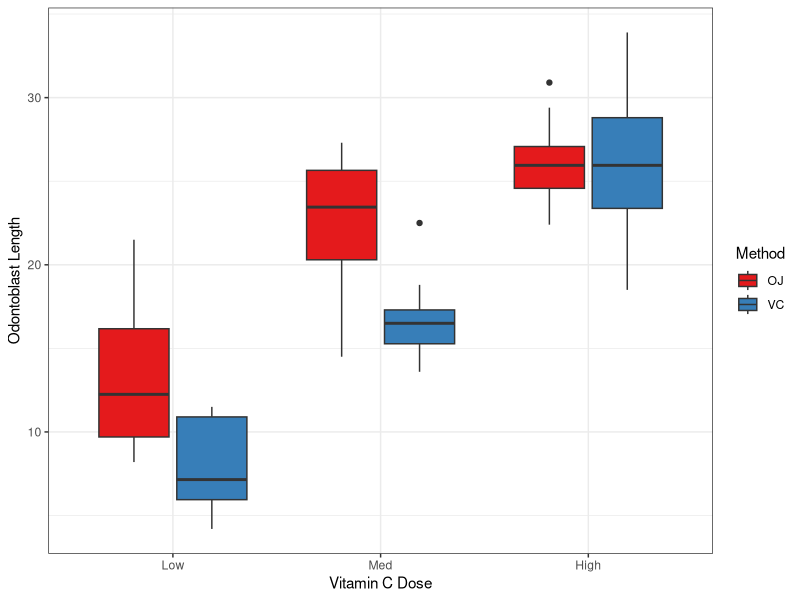

Source code (R):
## ---- chunk 1
library(tidyverse)
if (interactive()) setwd(here::here("docs"))
## ---- chunk 2
x <- 1:5
typeof(x)
## ---- chunk 3
x <- c(1, 2, 3, 4, 5)
typeof(x)
## ---- chunk 4
x <- c(1L, 2L, 3L, 4L, 5L)
typeof(x)
## ---- chunk 5
pets <- c("My dog", "Your cat", "No-one's rat")
pets
length(pets)
## ---- chunk 6
pets[3]
## ---- chunk 7
str_length(pets)
## ---- chunk 8
str_trunc(pets, width = 6)
## ---- chunk 9
str_to_upper(pets)
str_to_lower(pets)
str_to_title(pets)
## ---- chunk 10
str_sort(pets)
## ---- chunk 11
str_detect(pets, "y")
## ---- chunk 12
str_detect(pets, "dog")
## ---- chunk 13
str_extract(pets, "dog")
## ---- chunk 14
str_extract(pets, "dog|cat")
## ---- chunk 15
str_extract(pets, "[A-Z]")
## ---- chunk 16
str_extract(pets, "[a-z]")
## ---- chunk 17
str_extract(pets, "[a-z]+")
## ---- chunk 18
str_extract(pets, "[:alpha:]+")
## ---- chunk 19
str_remove(pets, "o")
## ---- chunk 20
str_remove_all(pets, "o")
str_remove_all(pets, "[A-Z]")
## ---- chunk 21
str_remove_all(pets, " ")
str_remove_all(pets, " .")
## ---- chunk 22
str_remove_all(pets, " .+")
## ---- chunk 23
str_replace_all(pets, "a", "o")
str_replace_all(pets, "[a-z]", "a")
## ---- chunk 24
str_replace_all(pets, "(.+)", "\\1!!!")
## ---- chunk 25
str_replace_all(pets, "([A-Z]).+ (.+)", "\\2 \\1")
## ---- chunk 26
paste(pets, "is great")
## ---- chunk 27
paste(pets, "Hmm...", sep = "? ")
## ---- chunk 28
paste0(pets, "!")
## ---- chunk 29
pigs <- read_csv("data/pigs.csv")
dose <- pigs$dose
dose
## ---- chunk 30
dose_fct <- as.factor(dose)
dose_fct
## ---- chunk 31
dose_fct <- factor(dose, levels = c("Low", "Med", "High"))
dose_fct
## ---- chunk 32
fct(dose)
fct_inorder(dose)
## ---- chunk 33
fct_relabel(dose, .fun = str_to_lower)
## ---- chunk 34
#| fig-width: 5
#| fig-height: 4.5
#| fig-align: 'left'
#| output-location: column
pigs$dose <- factor(
  pigs$dose, levels = c("Low", "Med", "High")
)
ggplot(
  pigs, aes(x = dose, y = len, fill = supp)
) +
  geom_boxplot() +
  scale_fill_brewer(palette = "Set1") +
  labs(
    x = "Vitamin C Dose", 
    y = "Odontoblast Length", 
    fill = "Method"
  ) +
  theme_bw() 
